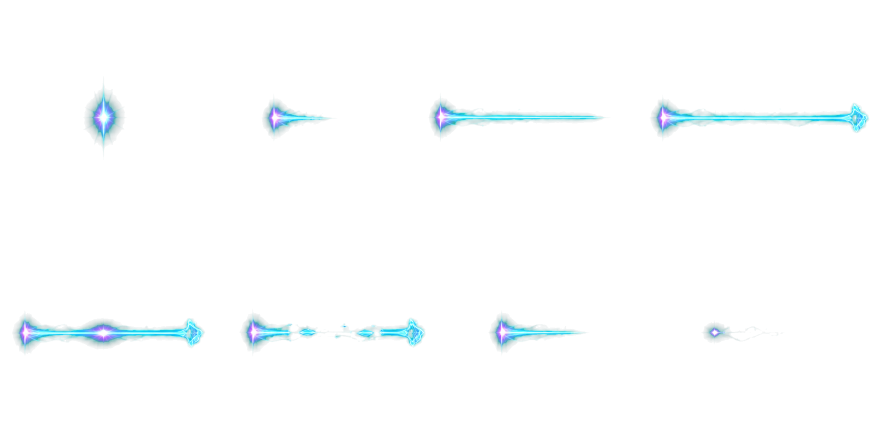
#> input picture groove-bound/assets/generated/source-candidates/2026-08-15-projectile-readability-v2/keyed-sheets/aurora_harp.png, 1774 x 887 px (shown at 1/2 size)
$ python -i build_candidate_sheets.py   (imports and definitions only)
#> lines starting #> are read from the running program, lines starting #| are printed output that depends on the picture; after the words box and inside, x2 and y2 are one past the last pixel; in counts of white or black regions, pixels touching at a corner belong together
#> further down, picture is the input picture: PIL image 1774x887 RGBA; mean R, G, B, A 2.7, 6.9, 7.5, 5.6
#!/usr/bin/env python3
"""Normalize generated 4x2 projectile boards into exact candidate sheets.

This script is source-candidate tooling only. It does not write to the runtime
projectile directory and deliberately refuses to upscale generated artwork.
"""

from __future__ import annotations

import hashlib
from pathlib import Path

from PIL import Image


ROOT = Path(__file__).resolve().parent
INPUT_DIR = ROOT / "keyed-sheets"
OUTPUT_DIR = ROOT / "sheets"
COLS = 4
ROWS = 2
CELL = 512
SAFE = 448
ALPHA_THRESHOLD = 8


def visible_bbox(image: Image.Image) -> tuple[int, int, int, int] | None:
    alpha = image.getchannel("A").point(
        lambda value: 255 if value > ALPHA_THRESHOLD else 0
    )
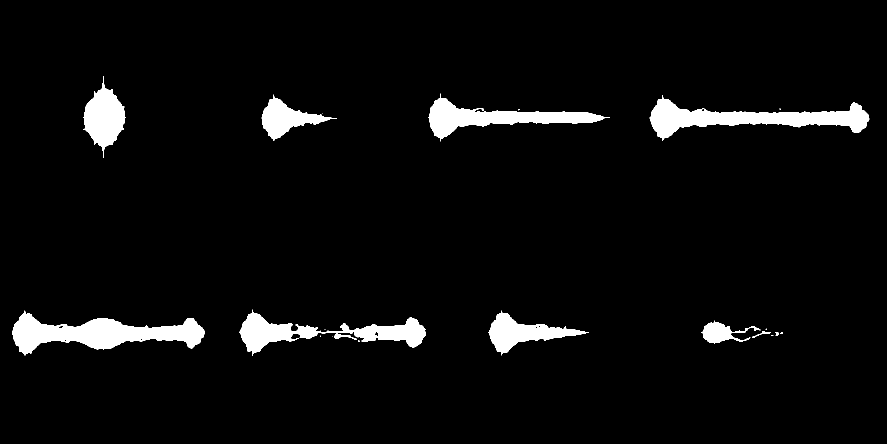
#> alpha: PIL image 1774x887 L (shown at 1/2 size); 4.6% white; 20 white regions (10 under 20 px), largest, box (x1, y1, x2, y2) and area: (24, 621, 410, 711) 15669, (1299, 190, 1739, 282) 14269, (479, 619, 851, 712) 10964
    return alpha.getbbox()


def clear_hidden_rgb(image: Image.Image) -> Image.Image:
    pixels = image.load()
    for y in range(image.height):
        for x in range(image.width):
            red, green, blue, alpha = pixels[x, y]
            if alpha == 0:
                pixels[x, y] = (0, 0, 0, 0)
    return image


def normalize_frame(frame: Image.Image) -> Image.Image:
    bbox = visible_bbox(frame)
#> bbox = (24, 153, 1739, 712)
    if bbox is None:
        raise ValueError("empty animation frame")

    left, top, right, bottom = bbox
#> left = 24; top = 153; right = 1739; bottom = 712
    pad = 4
    left = max(0, left - pad)
#> left = 20
    top = max(0, top - pad)
#> top = 149
    right = min(frame.width, right + pad)
#> right = 1743
    bottom = min(frame.height, bottom + pad)
#> bottom = 716
    art = frame.crop((left, top, right, bottom))
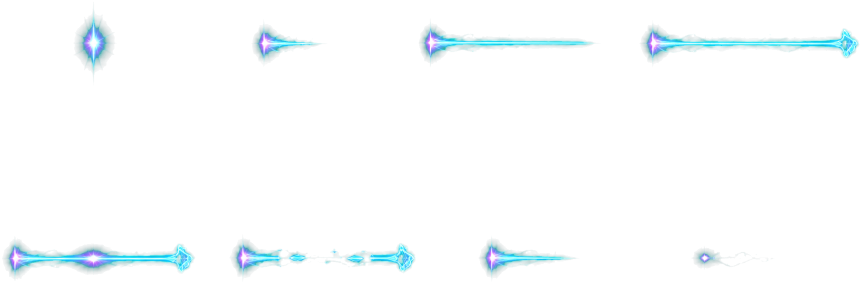
#> art: PIL image 1723x567 RGBA (shown at 1/2 size); mean R, G, B, A 4.4, 11.1, 12.2, 9; transparent parts drawn white

    # Preserve authored proportions and never enlarge generated pixels.
    scale = min(1.0, SAFE / art.width, SAFE / art.height)
#> scale = 0.26
    if scale < 1.0:
        art = art.resize(
            (max(1, round(art.width * scale)), max(1, round(art.height * scale))),
            Image.Resampling.LANCZOS,
        )
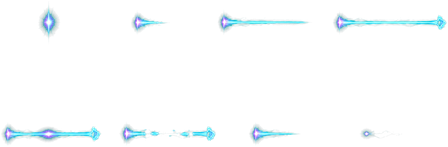
#> art: PIL image 448x147 RGBA; mean R, G, B, A 5, 11.8, 12.9, 9; transparent parts drawn white

    target = Image.new("RGBA", (CELL, CELL), (0, 0, 0, 0))
#> target: PIL image 512x512 RGBA; every value is 0
    target.alpha_composite(
        art,
        ((CELL - art.width) // 2, (CELL - art.height) // 2),
    )
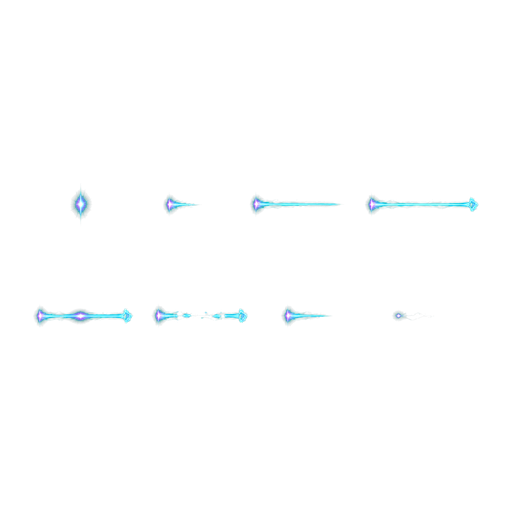
#> target: PIL image 512x512 RGBA; mean R, G, B, A 1.2, 3, 3.2, 2.3; transparent parts drawn white
    return clear_hidden_rgb(target)


# [68 lines left out: functions split_frames, build, not called in this run]


# [2 lines not run here, left out]

>>> from PIL import Image
>>> picture = Image.open('keyed-sheets/aurora_harp.png')
>>> result = normalize_frame(picture)

$ run again, on groove-bound/assets/generated/source-candidates/2026-08-15-projectile-readability-v2/keyed-sheets/carnival_superorbit.png
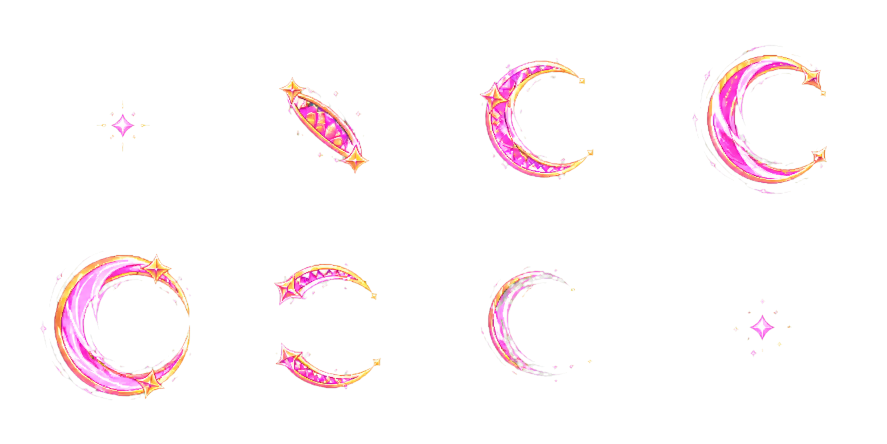
#> input picture groove-bound/assets/generated/source-candidates/2026-08-15-projectile-readability-v2/keyed-sheets/carnival_superorbit.png, 1774 x 887 px (shown at 1/2 size)
#> picture is the input picture: PIL image 1774x887 RGBA; mean R, G, B, A 18.3, 12.4, 13.5, 16.4
#> in visible_bbox, `alpha = image.getchannel("A").point( lambda value: 255 if value > ALPH..`:
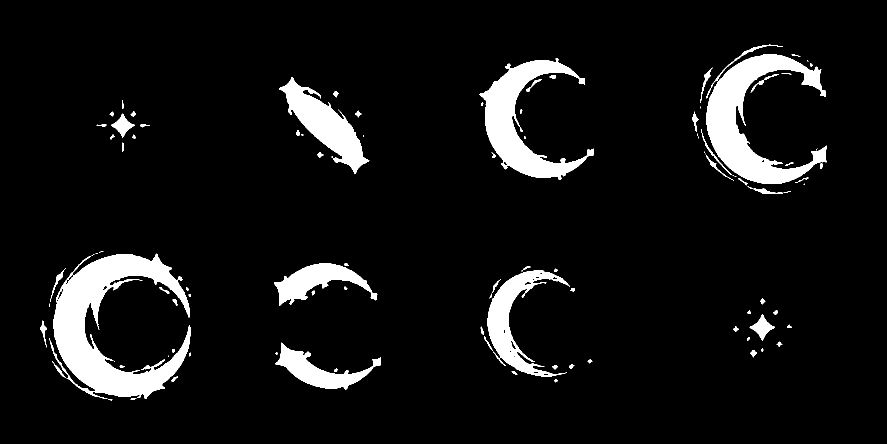
#> alpha: PIL image 1774x887 L (shown at 1/2 size); 7.5% white; 106 white regions (27 under 20 px), largest, box (x1, y1, x2, y2) and area: (98, 507, 381, 798) 33539, (1413, 109, 1654, 368) 23261, (959, 116, 1188, 360) 18400
#> bbox = (80, 89, 1654, 801)
#> in normalize_frame, `left, top, right, bottom = bbox`: left = 80; top = 89; right = 1654; bottom = 801
#> in normalize_frame, `left = max(0, left - pad)`: left = 76
#> in normalize_frame, `top = max(0, top - pad)`: top = 85
#> in normalize_frame, `right = min(frame.width, right + pad)`: right = 1658
#> in normalize_frame, `bottom = min(frame.height, bottom + pad)`: bottom = 805
#> in normalize_frame, `target.alpha_composite( art, ((CELL - art.width) // 2, (CELL - art.hei..`:
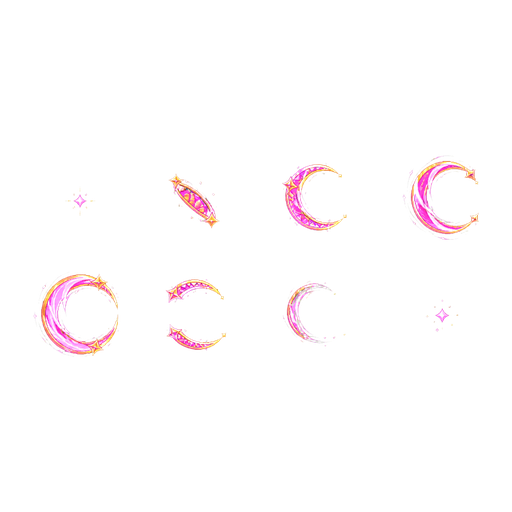
#> target: PIL image 512x512 RGBA; mean R, G, B, A 11.4, 7.6, 8.3, 7.9; transparent parts drawn white

$ run again, on groove-bound/assets/generated/source-candidates/2026-08-15-projectile-readability-v2/keyed-sheets/cello_lance.png
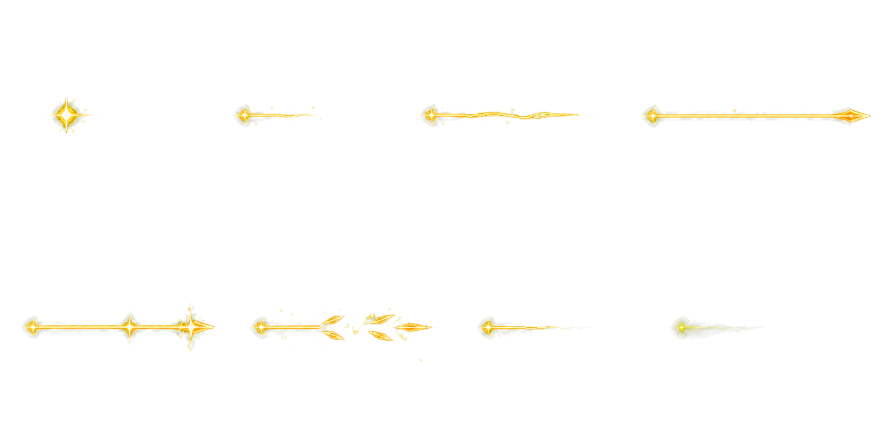
#> input picture groove-bound/assets/generated/source-candidates/2026-08-15-projectile-readability-v2/keyed-sheets/cello_lance.png, 1774 x 887 px (shown at 1/2 size)
#> picture is the input picture: PIL image 1774x887 RGBA; mean R, G, B, A 5.2, 4.7, 1.2, 3.3
#> in visible_bbox, `alpha = image.getchannel("A").point( lambda value: 255 if value > ALPH..`:
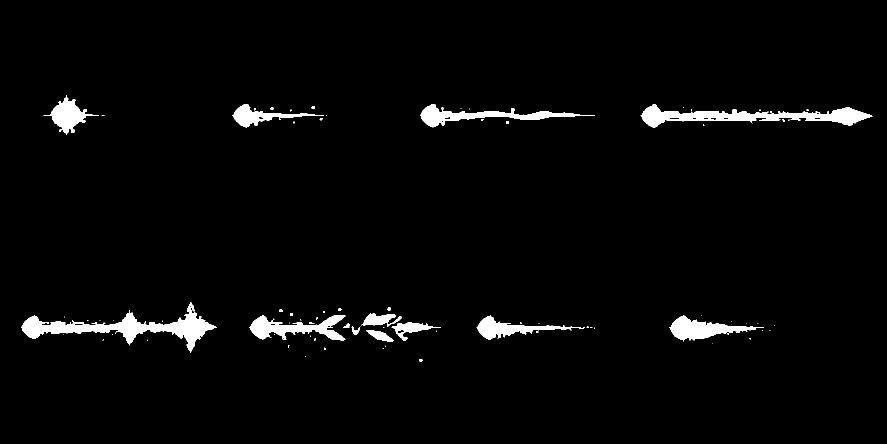
#> alpha: PIL image 1774x887 L (shown at 1/2 size); 2.7% white; 91 white regions (67 under 20 px), largest, box (x1, y1, x2, y2) and area: (42, 604, 434, 706) 9649, (1281, 209, 1745, 256) 7903, (840, 208, 1190, 255) 4483
#> bbox = (42, 191, 1745, 723)
#> in normalize_frame, `left, top, right, bottom = bbox`: left = 42; top = 191; right = 1745; bottom = 723
#> in normalize_frame, `left = max(0, left - pad)`: left = 38
#> in normalize_frame, `top = max(0, top - pad)`: top = 187
#> in normalize_frame, `right = min(frame.width, right + pad)`: right = 1749
#> in normalize_frame, `bottom = min(frame.height, bottom + pad)`: bottom = 727
#> in normalize_frame, `target.alpha_composite( art, ((CELL - art.width) // 2, (CELL - art.hei..`:
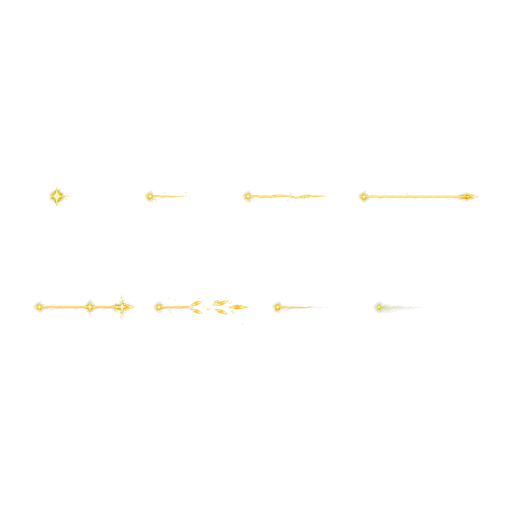
#> target: PIL image 512x512 RGBA; mean R, G, B, A 3.1, 2.7, 0.9, 1.4; transparent parts drawn white
